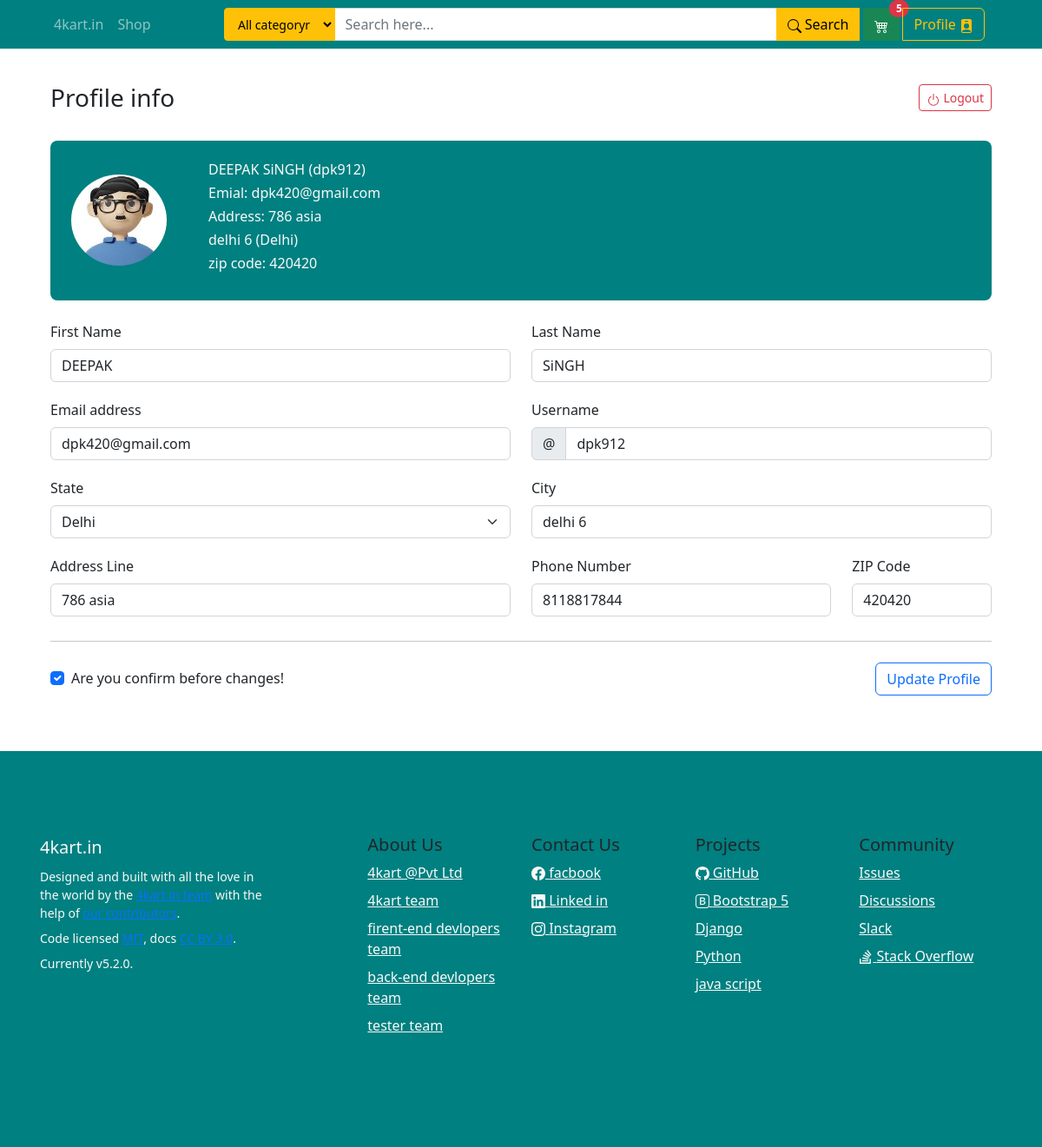
Page /profile (signed in) on the earlier database version.
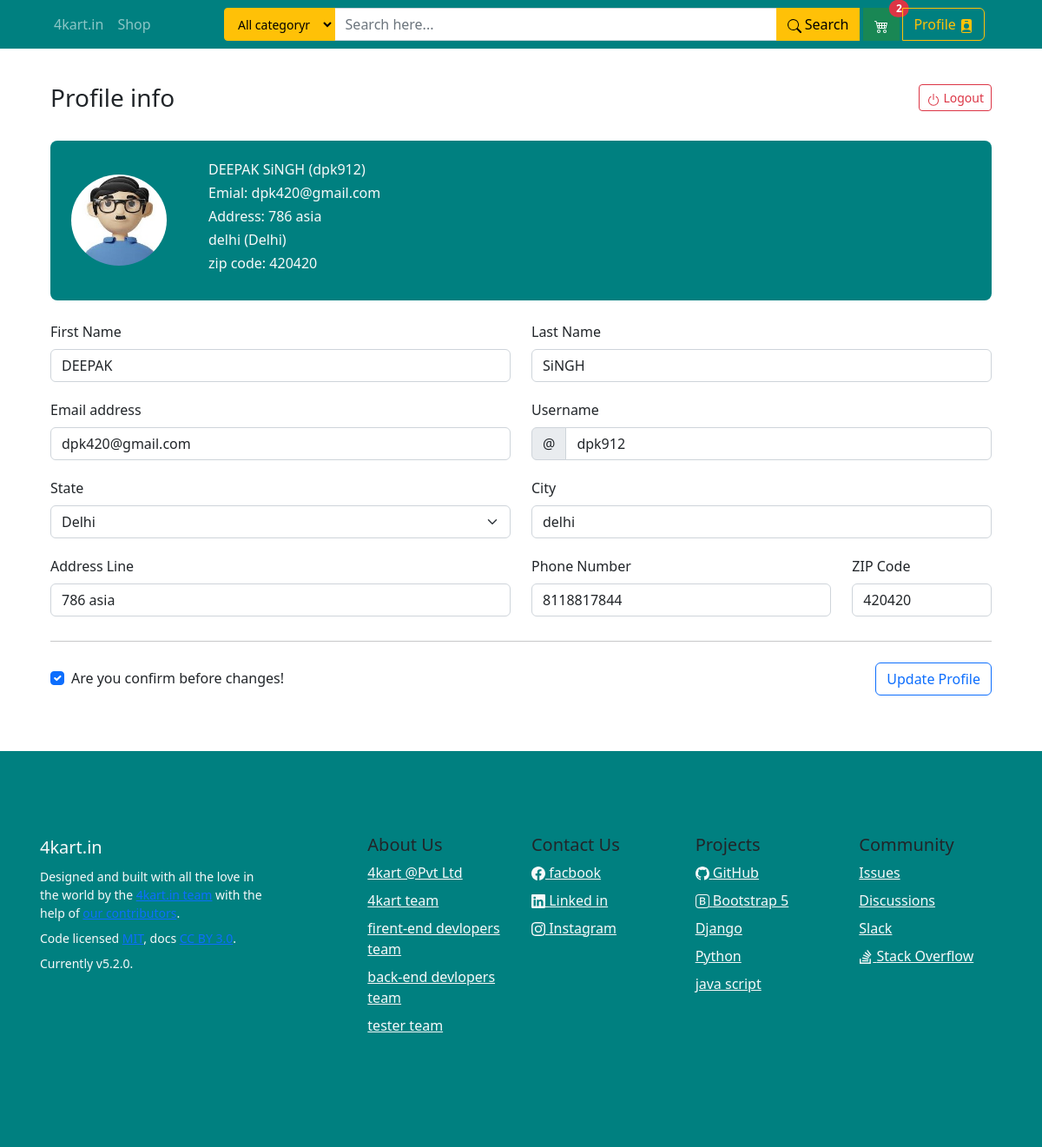
Same page on the later database version.
### HomeApp/models.py (models this page shows, shortened)
class userAddress(models.Model):
    user = models.ForeignKey(User, on_delete=models.CASCADE,related_name='userAddress')
    state = models.CharField(max_length=50)
    phone = models.IntegerField(default=0)
    city = models.CharField(max_length=50)
    address = models.CharField(max_length=100)
    zip = models.IntegerField(default=0)
    def cart_count(self):
        return cartItems.objects.filter(cart__is_paid =False, cart__user =self.user).count()

### HomeApp/views.py (the view, shortened to what this page needs)
# urls.py: path('profile',views.profile,name='profile'),
def profile(request):
    userdata = userAddress.objects.filter(user=request.user).first()
    context = {'u':userdata}
    return render(request,'profile.html',context)

### templates/profile.html (shortened to what the changed rows need)
{% extends 'base.html' %}
{% load static %}
{% block count %}{{u.cart_count}}{% endblock count %}
{% block body %}
<div class="container my-4">
    <div class="py-2 p-md-3">
        <div class="d-sm-flex align-items-center justify-content-between pb-4 text-center text-sm-start">
          <h1 class="h3 mb-2 text-nowrap">Profile info</h1>
        </div>
        <div class="clr rounded-3 p-4 mb-4">
          <div class="d-block d-sm-flex align-items-center"><img class="d-block rounded-circle mx-sm-0 mx-auto mb-3 mb-sm-0" src="{% static "img/userlogo1.jpg" %}" alt="Amanda Wilson" width="110">
            <div class="ps-sm-5 text-center text-sm-start">
              <h6 class="text-light">{{user.first_name}} {{user.last_name}} ({{user.username}})<h6>
              <h6 class="text-light">Emial: {{user.email}}<h6>
              <h6 class="text-light">Address: {{u.address}}<h6>
              <h6 class="text-light">{{u.city}} ({{u.state}})<h6>
              <h6 class="text-light">zip code: {{u.zip}}<h6>
            </div>
          </div>
        </div>
    <form action="/profile" method="post">
        <div class="row">
          <div class="col-sm-6">
            <div class="mb-3 pb-1">
              <label class="form-label px-0" for="account-country">State</label>
              <select class="form-select" name="state">
                  <option value="{{u.state}}" selected="">{{u.state}}</option>
              </select>
            </div>
          </div>
          <div class="col-sm-6">
            <div class="mb-3 pb-1">
              <label class="form-label px-0" for="account-city">City</label>
              <input class="form-control" type="text" id="account-city" value="{{u.city}}" name="city">
            </div>
          </div>
          <div class="col-sm-6">
            <div class="mb-3 pb-1">
              <label class="form-label px-0" for="account-address">Address Line</label>
              <input class="form-control" type="text" id="account-address" value="{{u.address}}" name="address">
            </div>
          </div>
          <div class="col-sm-4">
            <label class="form-label px-0" for="account-username">Phone Number</label>
            <input class="form-control" type="number" id="account-username" value="{{u.phone}}" name="phone" placeholder="Enter phone number">
        </div>
          <div class="col-sm-2">
            <div class="mb-3 pb-1">
              <label class="form-label px-0" for="account-zip">ZIP Code</label>
              <input class="form-control" type="text" id="account-zip" value="{{u.zip}}" name="zip">
            </div>
          </div>
        </div>
      </div>
</div>
{% endblock body %}

Differences in the rows shown:
changed userAddress "786 asia": cart_count "5" → "2"; city "delhi 6" → "delhi"
